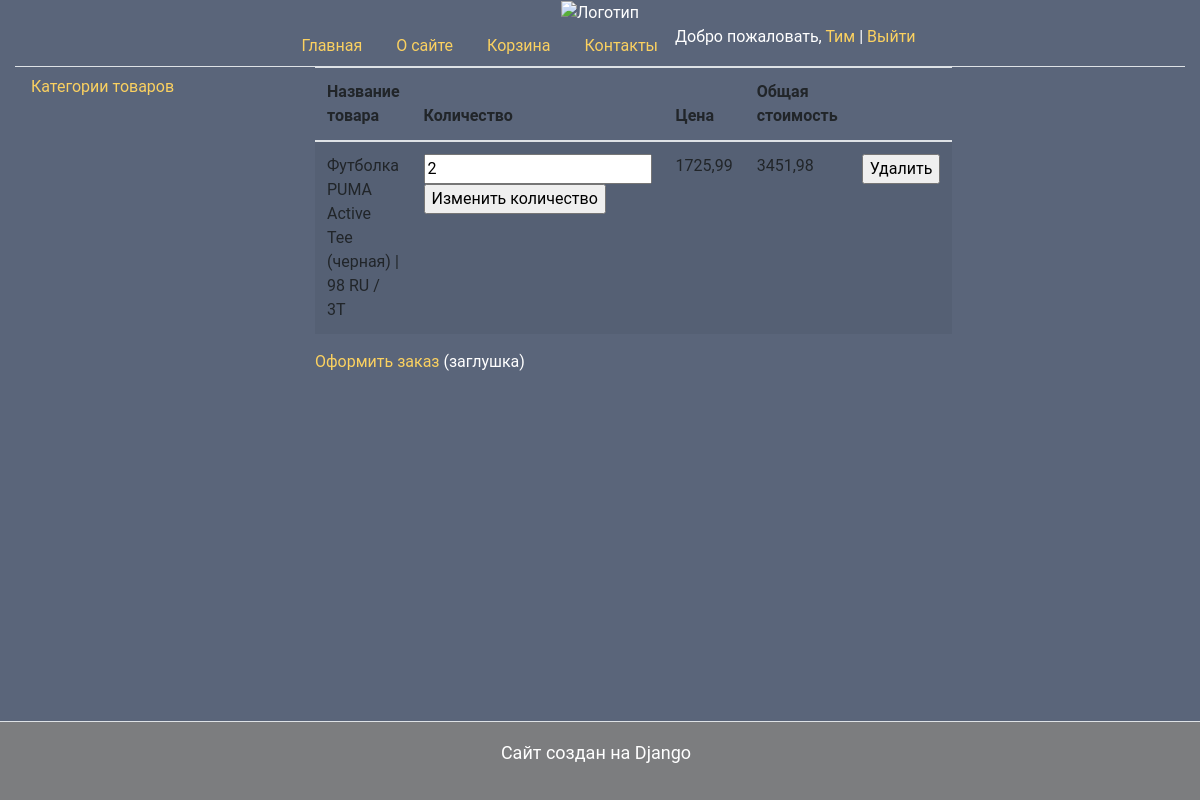
The page /cart/ (signed in) on the database its author committed.
### cart_app/models.py (models this page shows, shortened)
class CartProduct(models.Model):
    cart = models.ForeignKey(Cart, on_delete=models.CASCADE, verbose_name='Корзина')
    product = models.ForeignKey(Product, on_delete=models.CASCADE, verbose_name='Товар')
    quantity = models.PositiveSmallIntegerField(default=1, verbose_name='Количество')
    size = models.ForeignKey(ProductSize, on_delete=models.CASCADE)
    def get_total(self):
        return self.product.price * self.quantity

### products_app/models.py (models this page shows, shortened)
class Product(models.Model):
    name = models.CharField(max_length=100, unique=True, verbose_name='Название товара', help_text='Введите название товара') # verbose_name - человекочитаемое имя поля, help_text - подсказка
    category = models.ForeignKey(Category, on_delete=models.CASCADE, verbose_name='Категория товара', help_text='Выберите категорию товара') # связь многие-к-одному. on_delete=models.CASCADE - при удалении категории удалятся все продукты, связанные с ней
    brand = models.ForeignKey(Brand, on_delete=models.CASCADE, verbose_name='Бренд товара', help_text='Выберите бренд товара') # связь многие-к-одному. on_delete=models.CASCADE - при удалении бренда удалятся все продукты, связанные с ним
    description = RichTextField(verbose_name='Описание товара', help_text='Введите описание товара') # RichTextField - поле для визуального редактирования текста
    image = models.ImageField(upload_to='products/', default='products/blank.jpg', verbose_name='Изображение товара', help_text='Загрузите изображение товара') # добавляем поле для изображения
    price = models.DecimalField(default=999_999.99, max_digits=10, decimal_places=2, verbose_name='Цена товара', help_text='Введите цену товара') # max_digits=10 - максимальное количество цифр, decimal_places=2 - количество знаков после запятой
    quantity = models.PositiveSmallIntegerField(default=0, verbose_name='Количество товара', help_text='Введите количество товара') # (количество) PositiveSmallIntegerField - положительное целое число
    size = models.ManyToManyField(ProductSize, verbose_name='Размеры товара', help_text='Выберите размеры товара') # связь многие-к-одному. on_delete=models.CASCADE - при удалении размера удалятся все продукты, связанные с ним
    product_weight = models.DecimalField(max_digits=10, decimal_places=2, verbose_name='Вес товара', help_text='Введите вес товара') # вес товара
    delivery_time = models.CharField(max_length=50, verbose_name='Срок доставки', help_text='Введите срок доставки') # срок доставки
    delivery_price = models.DecimalField(max_digits=10, decimal_places=2, verbose_name='Стоимость доставки', help_text='Введите стоимость доставки') # стоимость доставки
    date_added = models.DateTimeField(auto_now_add=True, verbose_name='Дата добавления товара', help_text='Дата добавления товара') # auto_now_add=True - дата добавления записи (поле заполняется автоматически)
    rating = models.DecimalField(default=5.0, max_digits=3, decimal_places=2, verbose_name='Рейтинг товара', help_text='Введите рейтинг товара') # рейтинг товара (от 0 до 5)
    active = models.BooleanField(default=True, verbose_name='Активный товар', help_text='Товар активен или нет') # активен ли товар, .BooleanField() - булево значение (True/False)

class ProductSize(models.Model):
    size = models.CharField(max_length=50, unique=True)# unique=True - поле size должно быть уникальным
    category = models.ForeignKey(Category, on_delete=models.CASCADE, verbose_name='Категория размера', help_text='Выберите категорию размера') # связь многие-к-одному. on_delete=models.CASCADE - при удалении категории удалятся все размеры, связанные с ней

### cart_app/views.py (the view)
# urls.py: path('', views.cart_view, name='cart'), # путь к представлению корзины
def cart_view(request):
    cart, created = Cart.objects.get_or_create(user=request.user)
    return render(request, 'cart.html', {'cart': cart})

### templates/cart.html (shortened to what this page needs)
{% extends 'base.html' %}
{% block content %}
<table class="table table-striped">
    <thead>
    <tr>
        <th>Название товара</th>
        <th>Количество</th>
        <th>Цена</th>
        <th>Общая стоимость</th>
        <th></th>
    </tr>
    </thead>
    <tbody>
    {% for cart_product in cart.cartproduct_set.all %}
    <tr>
        <td>{{ cart_product.product.name }} | {{ cart_product.size.size }}</td>
        <td>
            <form method="post" action="{% url 'change_quantity' cart_product.product.id cart_product.quantity %}">
                <input type="number" name="quantity" value="{{ request.POST.quantity|default:cart_product.quantity }}" min="1">
                <input type="submit" value="Изменить количество">
            </form>
        </td>
        <td>{{ cart_product.product.price }}</td>
        <td>{{ cart_product.get_total }}</td>
        <td>
            <form method="post" action="{% url 'remove_from_cart' cart_product.product.id %}">
                <input type="submit" value="Удалить">
            </form>
        </td>
    </tr>
    {% endfor %}
    </tbody>
</table>
<a href="">Оформить заказ</a> (заглушка)
{% endblock %}

### templates/base.html (shortened to what this page needs)
<!doctype html>
<html lang="ru">
<head>
    <link rel="stylesheet" href="https://stackpath.bootstrapcdn.com/bootstrap/4.5.2/css/bootstrap.min.css">
</head>
<body>
<div class="container-fluid">
    <div class="row">
        <div class="col-12 text-center">
            <img src="https://frontend-scripts.hb.bizmrg.com/assets/logo/geekbrains-logo-light.svg" alt="Логотип">
            <ul class="nav nav-tabs justify-content-center">
                <li class="nav-item">
                    <a class="nav-link" href="/">Главная</a>
                </li>
                <li class="nav-item">
                    <a class="nav-link" href="/about/">О сайте</a>
                </li>
                <li class="nav-item">
                    <a class="nav-link" href="/cart/">Корзина</a>
                </li>
                <li class="nav-item">
                    <a class="nav-link" href="/contacts/">Контакты</a>
                </li>
                <li class="nav-item">
                    {% if request.user.is_authenticated %}
                    Добро пожаловать,
                    {% if request.user.first_name %}
                    {% if not request.user.is_superuser %}
                    <a href="{% url 'profile' %}">{{ request.user.first_name }}</a>
                    {% else %}
                    {{ request.user.first_name }}
                    {% endif %}
                    {% else %}
                    <a href="{% url 'profile' %}">{{ request.user.username }}</a>
                    {% endif %}
                    | <a href="{% url 'logout' %}">Выйти</a>
                    {% else %}
                    <a href="{% url 'login' %}">Войти / Регистрация</a>
                    {% endif %}
                </li>
            </ul>
        </div>
    </div>
    <div class="row">
        <div class="col-3">
            <ul class="nav flex-column">
                <li class="nav-item">
                    <a class="nav-link" href="/products/category_all/">Категории товаров</a>
                </li>
            </ul>
        </div>
        <div class="col-6">
            {% block content %}{% endblock %}
            <p><br><br></p>
        </div>
        <div class="col-3">
        </div>
    </div>
    <div class="row fixed-bottom modal-footer" style="background-color: rgba(128, 128, 128, 0.9);">
        <div class="col-12 text-center">
            <p>Сайт создан на Django</p>
        </div>
    </div>
</div>
</body>
</html>

### templates/base.html (style rules this page uses)
body { background: #5A657A; color: white; font-family: "Roboto", sans-serif; }
body p { font-size: 18px; line-height: 30px; }
body a { color: #FBD160; }

### rows shown on the page
CartProduct: product.name "Футболка PUMA Active Tee (черная)", size.size "98 RU / 3T", quantity "2", product.price "1725,99", get_total "3451,98"

### other values the page prints
{{ request.user.username }} "Тим"
